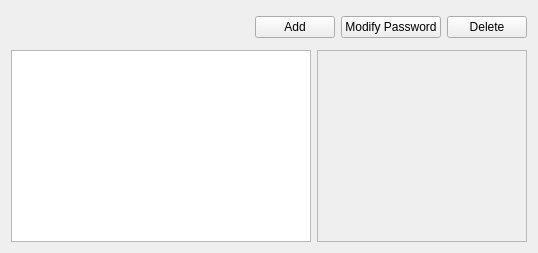
      <widget class="QWidget" name="OperatorsTab">
       <attribute name="title">
        <string>Operators List</string>
       </attribute>
       <layout class="QGridLayout" name="gridLayout_13">
        <item row="0" column="0">
         <layout class="QHBoxLayout" name="horizontalLayout_43">
          <item>
           <spacer name="horizontalSpacer_11">
            <property name="orientation">
             <enum>Qt::Horizontal</enum>
            </property>
            <property name="sizeHint" stdset="0">
             <size>
              <width>244</width>
              <height>33</height>
             </size>
            </property>
           </spacer>
          </item>
          <item>
           <widget class="QPushButton" name="pbAddOperator">
            <property name="text">
             <string>Add</string>
            </property>
           </widget>
          </item>
          <item>
           <widget class="QPushButton" name="pbModifyOperator">
            <property name="text">
             <string>Modify Password</string>
            </property>
           </widget>
          </item>
          <item>
           <widget class="QPushButton" name="pbDeleteOperator">
            <property name="text">
             <string>Delete</string>
            </property>
           </widget>
          </item>
         </layout>
        </item>
        <item row="1" column="0">
         <layout class="QHBoxLayout" name="horizontalLayout_18">
          <item>
           <widget class="QTableView" name="tvOperators">
            <property name="maximumSize">
             <size>
              <width>300</width>
              <height>16777215</height>
             </size>
            </property>
           </widget>
          </item>
          <item>
           <widget class="QFrame" name="frame_13">
            <property name="frameShape">
             <enum>QFrame::StyledPanel</enum>
            </property>
            <property name="frameShadow">
             <enum>QFrame::Raised</enum>
            </property>
           </widget>
          </item>
         </layout>
        </item>
       </layout>
      </widget>
